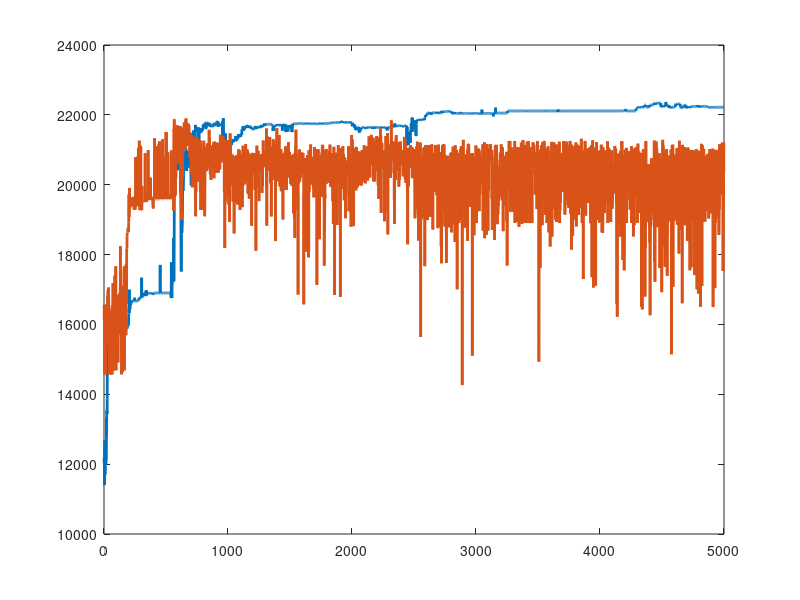

This chart was generated by the following MATLAB code: (Note: this script raises an error after producing the figure.)

trainData = csvread('Traindata.csv');
valData = csvread('Valdata.csv');


iterations = length(trainData);

averageOver = 1;
avgVal = zeros(5000/averageOver, 1);
avgTrain = zeros(5000/averageOver, 1);
iIter = 1;
for i=1:averageOver:5000
  avgTrain(iIter) = mean(trainData(i:i+averageOver-1));
  avgVal(iIter) = mean(valData(i:i+averageOver-1));
  iIter = iIter + 1;
end

plot(1:5000/averageOver, avgTrain, 'LineWidth', 2);
hold on;
plot(1:5000/averageOver, avgVal, 'LineWidth', 2);
ax = gca;
ax.FontSize = 24;
xlabel('Generation', 'FontSize', 30); 
ylabel('Maximum fitness value', 'FontSize', 30);
legend({'Training data', 'Validation data'}, 'FontSize', 30);
axis([0 5000 0 25000]);


  
